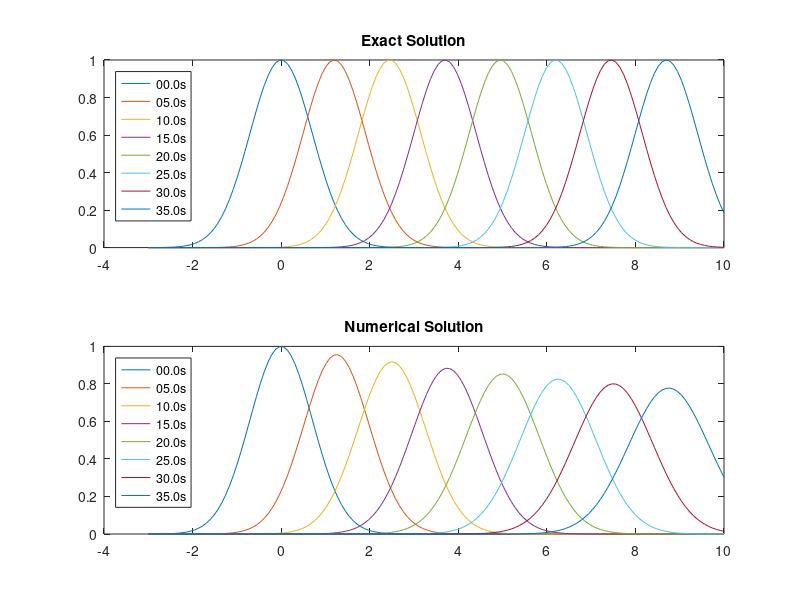

MATLAB code for this plot:
 clear all; close all;
%% Input Parameters
c        = 0.25; % Speed [m/s]
x_left   = -3; % left side of x coordinate[m]
x_right  = 10; % right side of x coordinate[m]
x_num    = 150; % Number of Lattice points[-]
t        = 0; %simulation time[s]
dt       = 0.2; % Simulation time step[s]
t_max    = 40; % time to finish simulation[s]
num_loop = 0; % Loop counter for simulation[-]
num_out  = 25; % plot ever num_out time step[-]


%% Initial Condition
x = linspace(x_left, x_right, x_num); % x coordinate system[m]
phi_init = exp(-x.^2); % initial distribution of phi


%% Simulation
phi_old = phi_init; % phi for nth time step
phi_new = phi_init; % phi for n+1th time step

% plot
ax_exact = subplot(2,1,1);
ax_num   = subplot(2,1,2);
xlim(ax_exact, [x_left, x_right]);
xlim(ax_num, [x_left, x_right]);
ylim(ax_exact, [-0.1, 1.1]);
ylim(ax_num, [-0.1, 1.1]);
% initial plot
plot(ax_exact, x, phi_init, "DisplayName", [num2str(t,'%04.1f'),'s']);
hold(ax_exact,"on");
plot(ax_num, x, phi_init, "DisplayName", [num2str(t,'%04.1f'),'s']);
hold(ax_num, "on");

while true
    % exact solution
    phi_exact = exp(-(x-c*t).^2);

    % numerical solution
    for i = 2:x_num
        phi_new(i) = phi_old(i) - c*dt*(phi_old(i)-phi_old(i-1))/(x(i)-x(i-1));
    end

    % updata
    phi_old = phi_new;
    num_loop = num_loop + 1;
    t = t + dt;

    % judge time step and output
    if (t > t_max) || ( t== t_max)
        break
    end
    if mod(num_loop, num_out) == 0
        disp([num2str(num_loop, '%04d'),'th iteration : ', num2str(t,'%04.2f'), 's'])
        plot(ax_exact, x, phi_exact, "DisplayName", [num2str(t,'%04.1f'),'s']);
        hold(ax_exact,"on");
        plot(ax_num, x, phi_new, "DisplayName", [num2str(t,'%04.1f'),'s']);
        hold(ax_exact,"on");
    end
end

title(ax_exact, 'Exact Solution');
title(ax_num, 'Numerical Solution');
legend(ax_exact, "Location", 'northwest')
legend(ax_num, "Location", 'northwest')